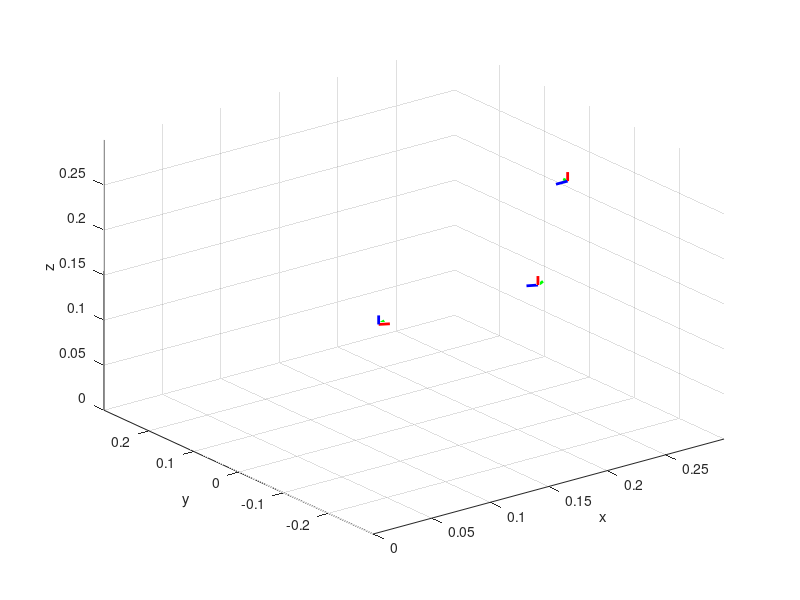

The MATLAB script that drew this image: (Note: this script raises an error after producing the figure.)
% RBE 501 Team 3 Task 1 Code
clear; close all; clc;
addpath('/home/zhun/fl_23/ModernRobotics-master/ModernRobotics-master/packages/MATLAB/mr')

%% Screws and Link Info
l1 = 36.076e-3; l2 = 60.10e-3; l3 = 128e-3; l4 = 24e-3; l5 = 124e-3; l6 = 133.4e-3;

S1 = [0 0 1 0 0 0]';
S2 = [0 1 0 -(l1+l2) 0 0]';
S3 = [0 1 0 -(l1+l2+l3) 0 l4]';
S4 = [0 1 0 -(l1+l2+l3) 0 (l4+l5)]';
Slist = cat(2,S1,S2,S3,S4);

M = [[0 0 -1 (l4+l5+l6)]; ...
    [0 1 0 0]; ...
    [1 0 0 (l1+l2+l3)]; ...
    [0 0 0 1]]; % Home Config of robot

A = [0.185 -0.185 0.185]'; % Locations to reach
B = [0.185 0.170 0.030+0.030]';

tA = atan2(A(2),A(1)) % Find base angle of rotation, assuming straight approach from J1
tB = atan2(B(2),B(1))
% 
Tsd_A = [[0 -sin(tA) -cos(tA); 0 cos(tA) -sin(tA); 1 0 0] A; 0 0 0 1] % Desired transform
% Tsd_B = [[0 -sin(tB) -cos(tB);0 cos(tB) -sin(tB); 1 0 0] B; 0 0 0 1]
Tsd_B = [[sin(tB) cos(tB) 0;-cos(tB) sin(tB) 0; 0 0 1] B; 0 0 0 1]


%% Plotting Derived Axes
xhatM = cat(2, (M(1:3,4)), (10e-3*M(1:3,1) + M(1:3,4)));
yhatM = cat(2, (M(1:3,4)), (10e-3*M(1:3,2) + M(1:3,4)));
zhatM = cat(2, (M(1:3,4)), (10e-3*M(1:3,3) + M(1:3,4)));
plot3(xhatM(1,:),xhatM(2,:),xhatM(3,:),'Color','r','LineWidth',2);
hold on; grid on; xlim([0 0.3]); ylim([-0.3 0.3]); zlim([0 0.3]); xlabel('x'); ylabel('y'); zlabel('z');
plot3(yhatM(1,:),yhatM(2,:),yhatM(3,:),'Color','g','LineWidth',2);
plot3(zhatM(1,:),zhatM(2,:),zhatM(3,:),'Color','b','LineWidth',2);

xhatA = cat(2, (A(1:3)), (10e-3*Tsd_A(1:3,1) + A(1:3)));
yhatA = cat(2, (A(1:3)), (10e-3*Tsd_A(1:3,2) + A(1:3)));
zhatA = cat(2, (A(1:3)), (10e-3*Tsd_A(1:3,3) + A(1:3)));
plot3(xhatA(1,:),xhatA(2,:),xhatA(3,:),'Color','r','LineWidth',2);
plot3(yhatA(1,:),yhatA(2,:),yhatA(3,:),'Color','g','LineWidth',2);
plot3(zhatA(1,:),zhatA(2,:),zhatA(3,:),'Color','b','LineWidth',2);

xhatB = cat(2, (B(1:3)), (10e-3*Tsd_B(1:3,1) + B(1:3)));
yhatB = cat(2, (B(1:3)), (10e-3*Tsd_B(1:3,2) + B(1:3)));
zhatB = cat(2, (B(1:3)), (10e-3*Tsd_B(1:3,3) + B(1:3)));
plot3(xhatB(1,:),xhatB(2,:),xhatB(3,:),'Color','r','LineWidth',2);
plot3(yhatB(1,:),yhatB(2,:),yhatB(3,:),'Color','g','LineWidth',2);
plot3(zhatB(1,:),zhatB(2,:),zhatB(3,:),'Color','b','LineWidth',2);

%% IK
guess_thetalistA = [deg2rad(-45) deg2rad(-5) deg2rad(24) deg2rad(-19)]';
guess_thetalistB = [deg2rad(45) deg2rad(15) deg2rad(30) deg2rad(15)]';

for i = (tA+0.001):-0.0001:(tA-0.001)
    eomg = 0.001;
    ev = 0.0001;
    Tsd_A = [[0 -sin(i) -cos(i); 0 cos(i) -sin(i); 1 0 0] A; 0 0 0 1];
    [gen_thetalistA, success] = IKinSpace(Slist,M,Tsd_A,guess_thetalistA,eomg,ev);
    if success == 1
        disp(['Generated Theta Values for A: ', num2str(rad2deg(gen_thetalistA(:)'))]);
        break;
    else
        disp('IK for A Failed');
    end
end

for j = (tB-0.001):0.0001:(tB+0.001)
    eomg = 0.001;
    ev = 0.0001;
    % Tsd_B = [[0 -sin(j) -cos(j); 0 cos(j) -sin(j); 1 0 0] B; 0 0 0 1];
    Tsd_B = [[-sin(j) -cos(j) 0; cos(j) -sin(j) 0; 0 0 1] B; 0 0 0 1];
    % Tsd_B = [[cos(j)*cos(pi/4) sin(j)*cos(pi/4) -sin(pi/4);-sin(j)*cos(pi/4) cos(j)*(cos(pi/4)) -sin(pi/4);...
    %     sin(pi/4)*cos(j) sin(pi/4)*sin(j) cos(pi/4)], B; 0 0 0 1];
    [gen_thetalistB, success] = IKinSpace(Slist,M,Tsd_B,guess_thetalistB,eomg,ev)
    if success == 1
        disp(['Generated Theta Values for B: ', num2str(rad2deg(gen_thetalistB(:)'))]);
        break;
    else
        disp('IK for B Failed');
    end
end

%% Task 2
%desired waypoint c
Tsd_C = [[0 0 -1 0.185];[0 1 0 0];[1 0 0 0.2];[0 0 0 1]];
t0 = 0;
tf = 9.5;
qi = gen_thetalistA;

%generate joint angles for point c
thetalistc_guess = [deg2rad(0); deg2rad(-5); deg2rad(25); deg2rad(-20)];
[gen_thetalistC, success] = IKinSpace(Slist,M,Tsd_C,thetalistc_guess,eomg,ev);
qf = gen_thetalistC;
qf-qi

t2_p1_V_J1 = 3/2*(qf(1)-qi(1))/tf;
t2_p1_V_J2 = 3/2*(qf(2)-qi(2))/tf;
t2_p1_V_J3 = 3/2*(qf(3)-qi(3))/tf;
t2_p1_V_J4 = 3/2*(qf(4)-qi(4))/tf;

t2_p1_V = cat(1,t2_p1_V_J1,t2_p1_V_J2,t2_p1_V_J3,t2_p1_V_J4);

t2_p1_tb = mean((qi(:) - qf(:) + t2_p1_V(:)*tf)./t2_p1_V(:));

N = tf*100;
tpoints1 = linspace(0,tf,N);

for i=1:N
    t = tpoints1(i);
    for j = 1:4
        alpha = (t2_p1_V(j)/t2_p1_tb);
        if t <= t2_p1_tb
            t2_qs_p1(j,i) = qi(j) + alpha/2*t^2;
        elseif (t > t2_p1_tb && t <= (tf-t2_p1_tb))
            t2_qs_p1(j,i) = (qi(j) + qf(j) - t2_p1_V(j)*tf)/2 + t2_p1_V(j)*t;
        elseif t > (tf-t2_p1_tb) && t <= tf
            t2_qs_p1(j,i) =  qf(j) - alpha/2*tf^2 + alpha*tf*t - alpha/2*t^2;
        end
    end
end
t2_qs_p1 = rad2deg(t2_qs_p1);

for i = 1:100
    for j = 1:4
        t2_qs_stop(j,i) = rad2deg(qf(j));
    end
end

tpoints_stop = linspace(tf,10.5,100);

qi = gen_thetalistC; qf = gen_thetalistB;

t2_p2_V_J1 = 3/2*(qf(1)-qi(1))/tf;
t2_p2_V_J2 = 3/2*(qf(2)-qi(2))/tf;
t2_p2_V_J3 = 3/2*(qf(3)-qi(3))/tf;
t2_p2_V_J4 = 3/2*(qf(4)-qi(4))/tf;

t2_p2_V = cat(1,t2_p2_V_J1,t2_p2_V_J2,t2_p2_V_J3,t2_p2_V_J4);

tb = (qi(1) - qf(1) + t2_p2_V_J1*tf)/t2_p2_V_J1;

tpoints2 = linspace(0,tf,N);

for i=1:N
    t = tpoints2(i);
    for j = 1:4
        alpha = (t2_p2_V(j)/tb);
        if t <= tb
            t2_qs_p2(j,i) = qi(j) + (t2_p2_V(j)/(2*tb))*t^2;
        elseif (t > tb && t <= (tf-tb))
            t2_qs_p2(j,i) = (qi(j) + qf(j) - t2_p2_V(j)*tf)/2 + t2_p2_V(j)*t;
        elseif t > (tf-tb) && t <= tf
            t2_qs_p2(j,i) =  qf(j) - alpha/2*tf^2 + alpha*tf*t - alpha/2 * t^2;
        end
    end
end
t2_qs_p2 = rad2deg(t2_qs_p2);

t2_qs = cat(2,t2_qs_p1,t2_qs_stop,t2_qs_p2);

tpoints2 = (tpoints2(:) + 10.5)';
tpoints = cat(2,tpoints1,tpoints_stop,tpoints2);

t2_vels = zeros(4,2000);
for i = 2:2000
    for j=1:4
        t2_vels(j,i) = (t2_qs(j,i) - t2_qs(j,i-1)) / (tpoints(i) - tpoints(i-1));
    end
end
% t2_vels = rad2deg(t2_vels);

t2_accs = zeros(4,1999);
for i = 1:1999
    for j = 1:4
        t2_accs(j,i) = (t2_vels(j,i+1) - t2_vels(j,i)) / (tpoints(i+1) - tpoints(i));
    end
end
% t2_accs = rad2deg(t2_accs);

figure
plot(tpoints,t2_qs(1,:)); hold on;
plot(tpoints,t2_qs(2,:));
plot(tpoints,t2_qs(3,:));
plot(tpoints,t2_qs(4,:));
legend('Joint 1','Joint 2','Joint 3','Joint 4','Location','best'); title('Joint Positions LSPB with Pause');
figure
plot(tpoints,t2_vels(1,:)); hold on;
plot(tpoints,t2_vels(2,:));
plot(tpoints,t2_vels(3,:));
plot(tpoints,t2_vels(4,:));
legend('Joint 1','Joint 2','Joint 3','Joint 4','Location','best'); title('Joint Velocities LSPB with Pause');
figure
plot(tpoints(1:1999),t2_accs(1,:)); hold on;
plot(tpoints(1:1999),t2_accs(2,:));
plot(tpoints(1:1999),t2_accs(3,:));
plot(tpoints(1:1999),t2_accs(4,:));
legend('Joint 1','Joint 2','Joint 3','Joint 4','Location','best'); title('Joint Accelerations LSPB with Pause');

%% Task 3
qA = gen_thetalistA; qB = gen_thetalistB; qC = gen_thetalistC;

% Joint 1 - Constant Velocity LSPB
tf = 20;
t3_V_J1 = 3/2*((qC(1) - qA(1)) + (qB(1) - qC(1)))./tf;
tb = (((qA(1) - qC(1)) + (qC(1) - qB(1))) + t3_V_J1*tf)/t3_V_J1;

N = 2000;
t3_tpoints = linspace(0,tf,N);

t3_vels = zeros(4,N);

for i = 1:N
    t = t3_tpoints(i);
    if t <= tb
        t3_vels(1,i) = t3_V_J1/(tb)*t;
    elseif (t > tb && t <= (tf-tb))
        t3_vels(1,i) = t3_V_J1;
    elseif(t > (tf-tb) && t <= tf)
        t3_vels(1,i) = t3_V_J1/tb*tf - t3_V_J1/tb*t;
    end
end

% Joints 2-4 - Zero Velocity at Waypoint

tf = 10;
t3A_V = zeros(4,1);
t3A_V(2:4) = 3/2*(qC(2:4) - qA(2:4))/tf
t3A_tb = mean((qA(2:4) - qC(2:4) + t3A_V(2:4)*tf) ./ (t3A_V(2:4)))
t3A_tpoints = linspace(0,tf,1000);

t3A_vels = zeros(4,1000);
for i = 1:1000
    for j = 2:4
        t = t3A_tpoints(i);
        if t <= t3A_tb
            t3A_vels(j,i) = t3A_V(j)/(t3A_tb)*t;
        elseif (t > t3A_tb && t <= (tf-t3A_tb))
            t3A_vels(j,i) = t3A_V(j);
        elseif(t > (tf-t3A_tb) && t <= tf)
            t3A_vels(j,i) = t3A_V(j)/t3A_tb*tf - t3A_V(j)/t3A_tb*t;
        end
    end
end

t3B_V = zeros(4,1);
t3B_V(2:4) = 3/2*(qB(2:4) - qC(2:4))/tf;
t3B_tb = mean(((qC(2:4) - qB(2:4)) + t3B_V(2:4)*tf)./t3B_V(2:4));
t3B_tpoints = linspace(0,tf,1000);

t3B_vels = zeros(4,1000);
for i = 1:1000
    for j = 2:4
        t = t3B_tpoints(i);
        if t <= t3B_tb
            t3B_vels(j,i) = t3B_V(j)/(t3B_tb)*t;
        elseif (t > t3B_tb && t <= (tf-t3B_tb))
            t3B_vels(j,i) = t3B_V(j);
        elseif(t > (tf-t3B_tb) && t <= tf)
            t3B_vels(j,i) = t3B_V(j)/t3B_tb*tf - t3B_V(j)/t3B_tb*t;
        end
    end
end

t3B_tpoints = t3B_tpoints(:) + 10;
t3_vels = cat(2,t3A_vels,t3B_vels) + t3_vels;
t3_vels = rad2deg(t3_vels);

t3_qs_1 = cumtrapz(t3_tpoints,t3_vels(1,:)) + rad2deg(qA(1));
t3_qs_2 = cumtrapz(t3_tpoints,t3_vels(2,:)) + rad2deg(qA(2));
t3_qs_3 = cumtrapz(t3_tpoints,t3_vels(3,:)) + rad2deg(qA(3));
t3_qs_4 = cumtrapz(t3_tpoints,t3_vels(4,:)) + rad2deg(qA(4));

int_time = linspace(0,20,size(t3_qs_1,2));

figure
subplot(2,2,1);
plot(t3_tpoints,t3_vels(1,:));
subplot(2,2,2);
plot(t3_tpoints,t3_vels(2,:));
subplot(2,2,3);
plot(t3_tpoints,t3_vels(3,:));
subplot(2,2,4);
plot(t3_tpoints,t3_vels(4,:));

figure
subplot(2,2,1);
plot(int_time,t3_qs_1);
subplot(2,2,2);
plot(int_time,t3_qs_2);
subplot(2,2,3);
plot(int_time,t3_qs_3);
subplot(2,2,4);
plot(int_time,t3_qs_4);







